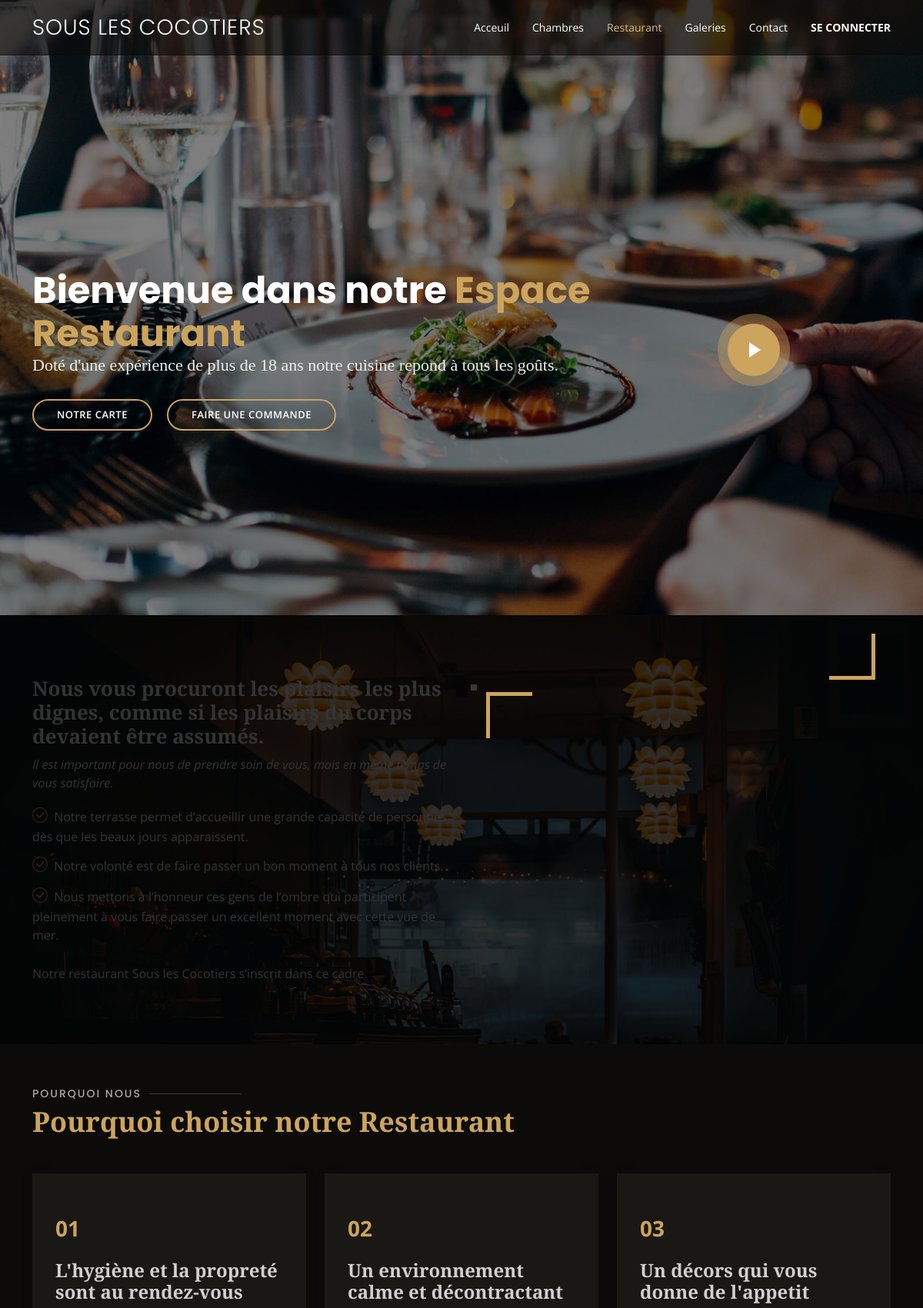
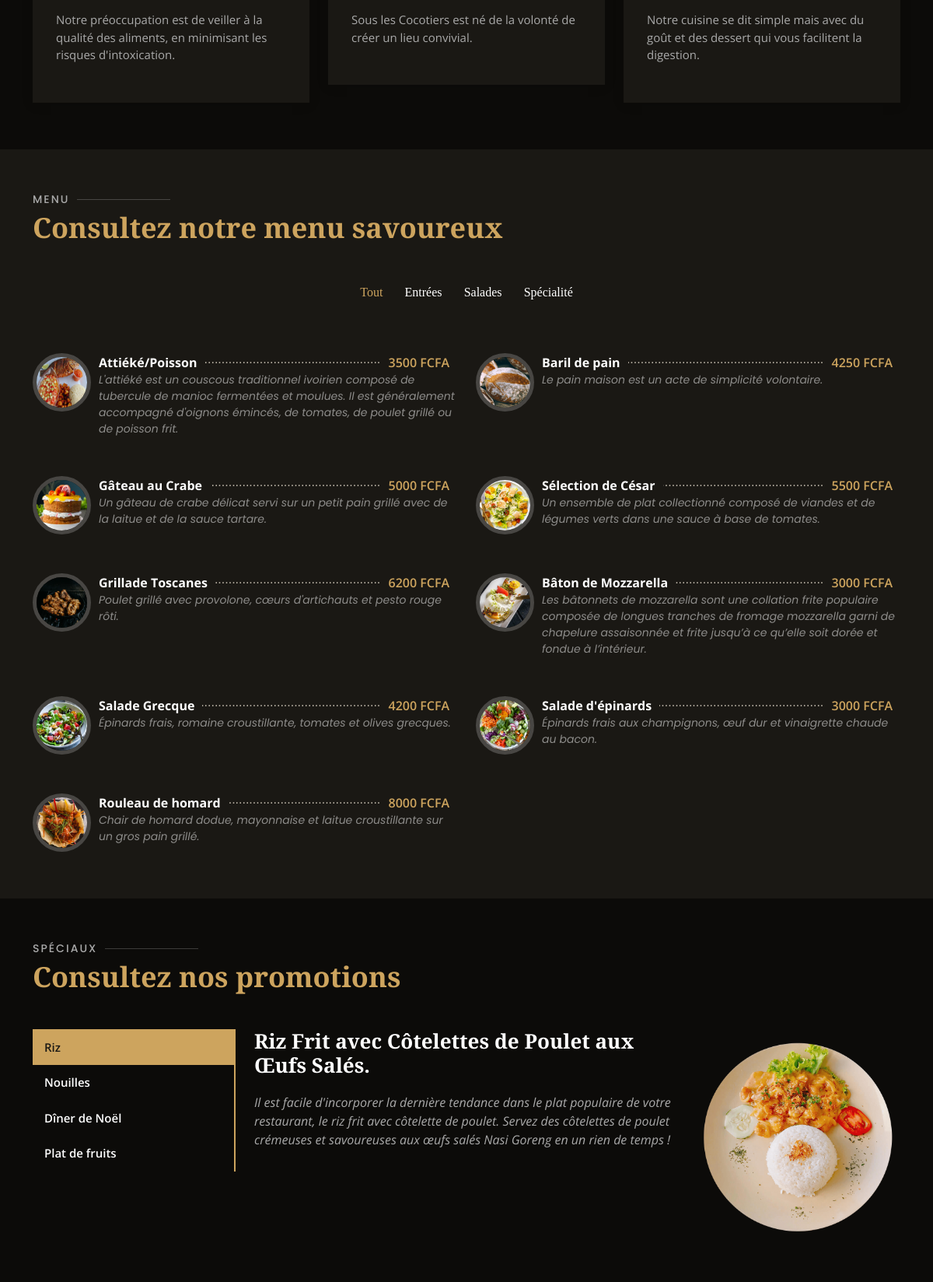
The page /client/restaurant (upper part) on the database its author committed (2 pictures, top to bottom).
### tables this page shows
CREATE TABLE IF NOT EXISTS `repas` (
  `cod_repas` int NOT NULL AUTO_INCREMENT,
  `nom_repas` varchar(255) NOT NULL,
  `pu_repas` int NOT NULL,
  `categorie` varchar(255) NOT NULL DEFAULT 'Aucune_information ',
  `photos` varchar(255) DEFAULT 'Aucune_image',
  `descriptions` varchar(2000) DEFAULT 'Aucune_information ',
  `est_actif` tinyint NOT NULL DEFAULT '0',
  `est_supprimer` tinyint NOT NULL DEFAULT '0',
  `creer_le` timestamp NOT NULL DEFAULT CURRENT_TIMESTAMP,
  `maj_le` timestamp NULL DEFAULT NULL,
  PRIMARY KEY (`cod_repas`)
);

### app/commum/fonction.php (called while the page is built, shortened)
<?php
function connect_db()
{
	$db = null;
	try {
		$db = new PDO('mysql:host=' . DATABASE_HOST . ';dbname=' . DATABASE_NAME . ';charset=utf8', DATABASE_USERNAME, DATABASE_PASSWORD);
	} catch (\Exception $e) {
		$db = "Oups! Une erreur s'est produite lors de la connexion a la base de donnée.";
	}
	return $db;
}
function recuperer_liste_repas(): array
{
	$db = connect_db();
	if (!is_null($db)) {
		$requette = 'SELECT * FROM repas';
		$verifier_liste_repas = $db->prepare($requette);
		$resultat = $verifier_liste_repas->execute();
		if ($resultat) {
			$liste_repas = $verifier_liste_repas->fetchAll(PDO::FETCH_ASSOC);
		}
	}
	return $liste_repas;
}

### app/client/restaurant/index.php (the view, shortened to what this page needs)
<?php
include('./app/commum/header_.php');
$menuItems = recuperer_liste_repas();
?>
<section id="hero" class="d-flex align-items-center">
  <div class="container position-relative text-center text-lg-start" data-aos="zoom-in" data-aos-delay="100">
    <div class="row">
      <div class="col-lg-8">
        <h1>Bienvenue dans notre<span> Espace Restaurant</span></h1>
        <h2>Doté d'une expérience de plus de 18 ans notre cuisine repond à tous les goûts.</h2>
        <div class="btns">
          <a href="#menu" class="btn-menu animated fadeInUp scrollto">Notre Carte</a>
          <a href="<?= PATH_PROJECT ?>client/restaurant/commande" class="btn-book animated fadeInUp scrollto">Faire une Commande</a>
        </div>
      </div>
      <div class="col-lg-4 d-flex align-items-center justify-content-center position-relative" data-aos="zoom-in" data-aos-delay="200">
        <a href="https://www.youtube.com/watch?v=u6BOC7CDUTQ" class="glightbox play-btn"></a>
      </div>
    </div>
  </div>
</section>
<main id="main">
  <section id="about" class="about">
    <div class="container" data-aos="fade-up">
      <div class="row">
        <div class="col-lg-6 order-1 order-lg-2" data-aos="zoom-in" data-aos-delay="100">
          <div class="about-img">
            <img src="<?= PATH_PROJECT ?>public/images/about.jpg" alt="" />
          </div>
        </div>
        <div class="col-lg-6 pt-4 pt-lg-0 order-2 order-lg-1 content">
          <h3>
            Nous vous procuront les plaisirs les plus dignes, comme si les
            plaisirs du corps devaient être assumés.
          </h3>
          <p class="fst-italic">
            Il est important pour nous de prendre soin de vous, mais en même
            temps de vous satisfaire.
          </p>
          <ul>
            <li>
              <i class="bi bi-check-circle"></i> Notre terrasse permet
              d’accueillir une grande capacité de personnes dès que les
              beaux jours apparaissent.
            </li>
            <li>
              <i class="bi bi-check-circle"></i> Notre volonté est de faire
              passer un bon moment à tous nos clients.
            </li>
            <li>
              <i class="bi bi-check-circle"></i> Nous mettons à l’honneur
              ces gens de l’ombre qui participent pleinement à vous faire
              passer un excellent moment avec cette vue de mer.
            </li>
          </ul>
          <p>
            Notre restaurant Sous les Cocotiers s’inscrit dans ce cadre.
          </p>
        </div>
      </div>
    </div>
  </section>
  <section id="why-us" class="why-us">
    <div class="container" data-aos="fade-up">
      <div class="section-title">
        <h2>Pourquoi nous</h2>
        <p>Pourquoi choisir notre Restaurant</p>
      </div>
      <div class="row">
        <div class="col-lg-4">
          <div class="box" data-aos="zoom-in" data-aos-delay="100">
            <span>01</span>
            <h4>L'hygiène et la propreté sont au rendez-vous</h4>
            <p>
              Notre préoccupation est de veiller à la
              qualité des aliments, en minimisant les risques d'intoxication.
            </p>
          </div>
        </div>
        <div class="col-lg-4 mt-4 mt-lg-0">
          <div class="box" data-aos="zoom-in" data-aos-delay="200">
            <span>02</span>
            <h4>Un environnement calme et décontractant</h4>
            <p>
              Sous les Cocotiers est né de la volonté de créer un lieu
              convivial.
            </p>
          </div>
        </div>
        <div class="col-lg-4 mt-4 mt-lg-0">
          <div class="box" data-aos="zoom-in" data-aos-delay="300">
            <span>03</span>
            <h4>Un décors qui vous donne de l'appetit</h4>
            <p>
              Notre cuisine se dit simple mais avec du goût et des dessert qui vous facilitent la digestion.
            </p>
          </div>
        </div>
      </div>
    </div>
  </section>
  <section id="menu" class="menu section-bg">
    <div class="container" data-aos="fade-up">
      <div class="section-title">
        <h2>Menu</h2>
        <p>Consultez notre menu savoureux</p>
      </div>
      <?php
      if (isset($menuItems) && !empty($menuItems)) {
      ?>
        <div class="row" data-aos="fade-up" data-aos-delay="100">
          <div class="col-lg-12 d-flex justify-content-center">
            <ul id="menu-flters">
              <li data-filter="*" class="filter-active">Tout</li>
              <li data-filter=".filter-entrees">Entrées</li>
              <li data-filter=".filter-salades">Salades</li>
              <li data-filter=".filter-specialites">Spécialité</li>
            </ul>
          </div>
        </div>
        <div class="row menu-container" data-aos="fade-up" data-aos-delay="200">
          <?php
          foreach ($menuItems as $menuItem) {
          ?>
            <div class="col-lg-6 menu-item <?= 'filter-' . strtolower($menuItem['categorie']); ?>">
              <img src="<?= $menuItem['photos'] == 'Aucune_image' ? PATH_PROJECT . 'public/images/default_chambre.jpeg' : $menuItem['photos'] ?>" class="menu-img" alt="" />
              <div class="menu-content">
                <a href="#"><?= $menuItem['nom_repas']; ?></a><span><?= $menuItem['pu_repas']; ?> FCFA</span>
              </div>
              <div class="menu-ingredients">
                <?= $menuItem['descriptions']; ?>
              </div>
            </div>
          <?php
          }
          ?>
        </div>
      <?php
      } else {
        echo "Aucun repas n'a été trouvé!";
      }
      ?>
  </section>
  <section id="specials" class="specials">
    <div class="container" data-aos="fade-up">
      <div class="section-title">
        <h2>Spéciaux</h2>
        <p>Consultez nos promotions</p>
      </div>
      <div class="row" data-aos="fade-up" data-aos-delay="100">
        <div class="col-lg-3">
          <ul class="nav nav-tabs flex-column">
            <li class="nav-item">
              <a class="nav-link active show" data-bs-toggle="tab" href="#tab-1">Riz</a>
            </li>
            <li class="nav-item">
              <a class="nav-link" data-bs-toggle="tab" href="#tab-3">Nouilles</a>
            </li>
            <li class="nav-item">
              <a class="nav-link" data-bs-toggle="tab" href="#tab-4">Dîner de Noël</a>
            </li>
            <li class="nav-item">
              <a class="nav-link" data-bs-toggle="tab" href="#tab-5">Plat de fruits</a>
            </li>
          </ul>
        </div>
        <div class="col-lg-9 mt-4 mt-lg-0">
          <div class="tab-content">
            <div class="tab-pane active show" id="tab-1">
              <div class="row">
                <div class="col-lg-8 details order-2 order-lg-1">
                  <h3>
                    Riz Frit avec Côtelettes de Poulet aux Œufs Salés.
                  </h3>
                  <p class="fst-italic">
                    Il est facile d'incorporer la dernière tendance dans le
                    plat populaire de votre restaurant, le riz frit avec
                    côtelette de poulet. Servez des côtelettes de poulet
                    crémeuses et savoureuses aux œufs salés Nasi Goreng en
                    un rien de temps !
                  </p>
                </div>
                <div class="col-lg-4 text-center order-1 order-lg-2">
                  <img src="<?= PATH_PROJECT ?>public/images/specials-1.png" alt="" class="img-fluid" />
                </div>
              </div>
            </div>
          </div>
        </div>
      </div>
    </div>
  </section>
</main>
<?php
include('./app/commum/footer_.php');
?>

### rows shown on the page
repas: photos (picture), nom_repas "Attiéké/Poisson", pu_repas "3500", descriptions "L'attiéké est un couscous traditionnel ivoirien composé de tubercule de manioc fermentées et moulues. Il est généralement accompagné d'oignons émincés, de tomates, de poulet grillé ou de poisson frit."
repas: photos (picture), nom_repas "Baril de pain", pu_repas "4250", descriptions "Le pain maison est un acte de simplicité volontaire."
repas: photos (picture), nom_repas "Gâteau au Crabe", pu_repas "5000", descriptions "Un gâteau de crabe délicat servi sur un petit pain grillé avec de la laitue et de la sauce tartare."
repas: photos (picture), nom_repas "Sélection de César", pu_repas "5500", descriptions "Un ensemble de plat collectionné composé de viandes et de légumes verts dans une sauce à base de tomates."
repas: photos (picture), nom_repas "Grillade Toscanes", pu_repas "6200", descriptions "Poulet grillé avec provolone, cœurs d'artichauts et pesto rouge rôti."
repas: photos (picture), nom_repas "Bâton de Mozzarella", pu_repas "3000", descriptions "Les bâtonnets de mozzarella sont une collation frite populaire composée de longues tranches de fromage mozzarella garni de chapelure assaisonnée et frite jusqu’à ce qu’elle soit dorée et fondue à l’intérieur."
repas: photos (picture), nom_repas "Salade Grecque", pu_repas "4200", descriptions "Épinards frais, romaine croustillante, tomates et olives grecques."
repas: photos (picture), nom_repas "Salade d'épinards", pu_repas "3000", descriptions "Épinards frais aux champignons, œuf dur et vinaigrette chaude au bacon."
repas: photos (picture), nom_repas "Rouleau de homard", pu_repas "8000", descriptions "Chair de homard dodue, mayonnaise et laitue croustillante sur un gros pain grillé."
